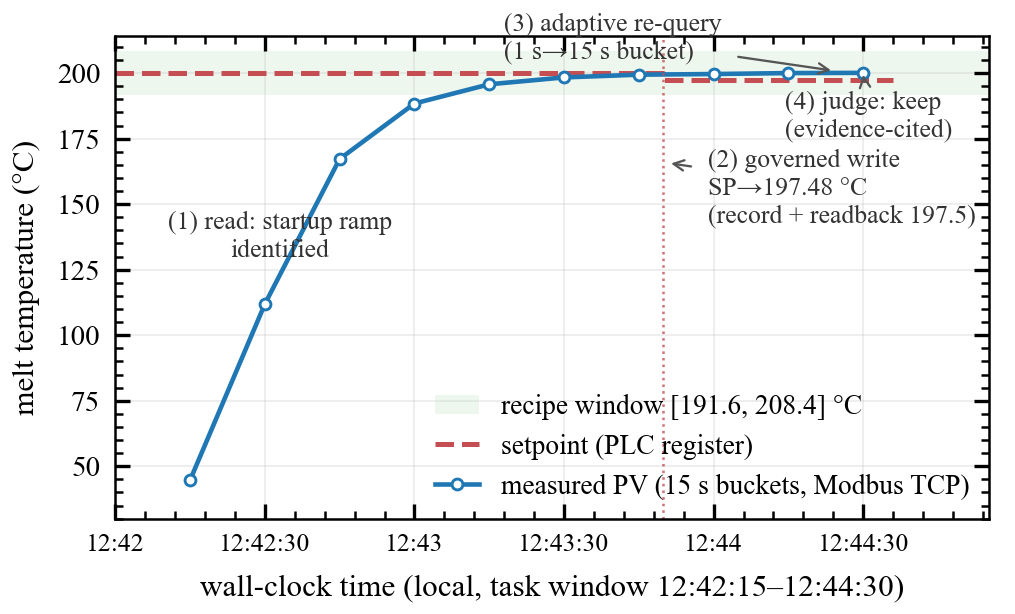

Here is the Python script that generated this plot:
"""Fig. 7 - real-LLM agent closed-loop execution trace (omp / glm-5.3-flash).

Data source (archived execution trace, read - never invented):
  bench/results/20260917044223-17ho/agent-loop-omp.log
    -> task header: target SP 197.48 C, line L1 (modbus-tcp), wall 132.344 s,
       final state COMPLETED, oracle INTEGRATED-CLOSEDLOOP-OK: yes
    -> first daq_query (15 s buckets, read before the write):
       12:42:15=44.65; 12:42:30=111.86; 12:42:45=167.23; 12:43:00=188.4;
       12:43:15=195.74; 12:43:30=198.36; 12:43:45=199.32
    -> post-write daq_query (15 s buckets):
       12:44:30=200.1; 12:44:15=200.02; 12:44:00=199.65; 12:43:45=199.41
    -> recipe monitoring window [191.6, 208.4] C (task history brief)
    -> governed write: SP 197.48 C, PLC raw 197.48, readback 197.5 C,
       optimization record opt-419b36e1, judge keep
    -> trace timestamps: task started 12:43:09 (+08:00); first read returned
       data through 12:43:45, so the write lands in ~12:43:47-12:43:55;
       the step edge is drawn at 12:43:50 (mid-point of that interval).

Style: IEEE TII single column, 86 mm wide, 300 dpi, boxed axes with inward
major+minor ticks, light horizontal grid only, grayscale-safe series.
"""
from pathlib import Path

import matplotlib as mpl
import matplotlib.pyplot as plt

OUT = Path(__file__).resolve().parent

# ------------------------------------------------------------ trace data
# (minutes since 12:42:00 local, PV degC) - 15 s buckets, first + post-write reads
PV = [
    (0.25, 44.65), (0.50, 111.86), (0.75, 167.23), (1.00, 188.40),
    (1.25, 195.74), (1.50, 198.36), (1.75, 199.41),
    (2.00, 199.65), (2.25, 200.02), (2.50, 200.10),
]
SP0, SP1 = 200.0, 197.48           # setpoint before / after the governed write
T_WRITE = 1.83                      # ~12:43:50 (see provenance note above)
WIN_LO, WIN_HI = 191.6, 208.4      # recipe monitoring window
READ1_T, REQUERY_T = 1.79, 2.42    # first read / adaptive re-query instants

# ------------------------------------------------------------ style
MM = 1.0 / 25.4
mpl.rcParams.update({
    "font.family": "serif",
    "font.serif": ["Times New Roman", "STIXGeneral", "DejaVu Serif"],
    "mathtext.fontset": "stix",
    "font.size": 7.5,
    "axes.labelsize": 7.5,
    "axes.titlesize": 7.5,
    "legend.fontsize": 6.6,
    "xtick.labelsize": 7,
    "ytick.labelsize": 7,
    "axes.linewidth": 0.6,
    "xtick.direction": "in",
    "ytick.direction": "in",
    "xtick.minor.visible": True,
    "ytick.minor.visible": True,
    "xtick.top": True,
    "ytick.right": True,
    "axes.grid": True,
    "grid.alpha": 0.25,
    "grid.linewidth": 0.4,
    "legend.frameon": False,
})

fig, ax = plt.subplots(figsize=(86 * MM, 52 * MM), dpi=300)

# recipe window band
ax.axhspan(WIN_LO, WIN_HI, color="#9ed8a4", alpha=0.18, lw=0,
           label="recipe window [191.6, 208.4] °C")

# setpoint step line
t_sp = [0.0, T_WRITE, T_WRITE, 2.6]
sp = [SP0, SP0, SP1, SP1]
ax.plot(t_sp, sp, color="#c44e52", lw=1.2, ls="--", label="setpoint (PLC register)")

# measured PV
t = [p[0] for p in PV]
v = [p[1] for p in PV]
ax.plot(t, v, color="#1f77b4", lw=1.1, marker="o", ms=2.6, mfc="white",
        mew=0.7, label="measured PV (15 s buckets, Modbus TCP)")

# action markers
ax.axvline(T_WRITE, color="#c44e52", lw=0.6, ls=":", alpha=0.8)
ax.annotate("(1) read: startup ramp\nidentified", xy=(0.55, 130), fontsize=6.2,
            ha="center", color="#333333")
ax.annotate("(2) governed write\nSP→197.48 °C\n(record + readback 197.5)",
            xy=(T_WRITE, 166), xytext=(1.98, 143), fontsize=6.2,
            arrowprops=dict(arrowstyle="->", lw=0.55, color="#555555"),
            color="#333333")
ax.annotate("(3) adaptive re-query\n(1 s→15 s bucket)", xy=(2.42, 200.6),
            xytext=(1.30, 205.6), fontsize=6.2,
            arrowprops=dict(arrowstyle="->", lw=0.55, color="#555555"),
            color="#333333")
ax.annotate("(4) judge: keep\n(evidence-cited)", xy=(2.50, 199.4),
            xytext=(2.24, 176), fontsize=6.2,
            arrowprops=dict(arrowstyle="->", lw=0.55, color="#555555"),
            color="#333333")

ax.set_xlim(0, 2.92)
ax.set_ylim(30, 214)
ax.set_xticks([0, 0.5, 1.0, 1.5, 2.0, 2.5])
ax.set_xticklabels(["12:42", "12:42:30", "12:43", "12:43:30", "12:44", "12:44:30"],
                   rotation=0, fontsize=6.2)
ax.set_xlabel("wall-clock time (local, task window 12:42:15–12:44:30)")
ax.set_ylabel("melt temperature (°C)")
ax.legend(loc="lower right", handlelength=1.6, borderaxespad=0.3)

fig.tight_layout(pad=0.4)
fig.savefig(OUT / "fig7-agenttrace.png", dpi=300)
fig.savefig(OUT / "fig7-agenttrace.pdf")
print("written:", OUT / "fig7-agenttrace.pdf")
